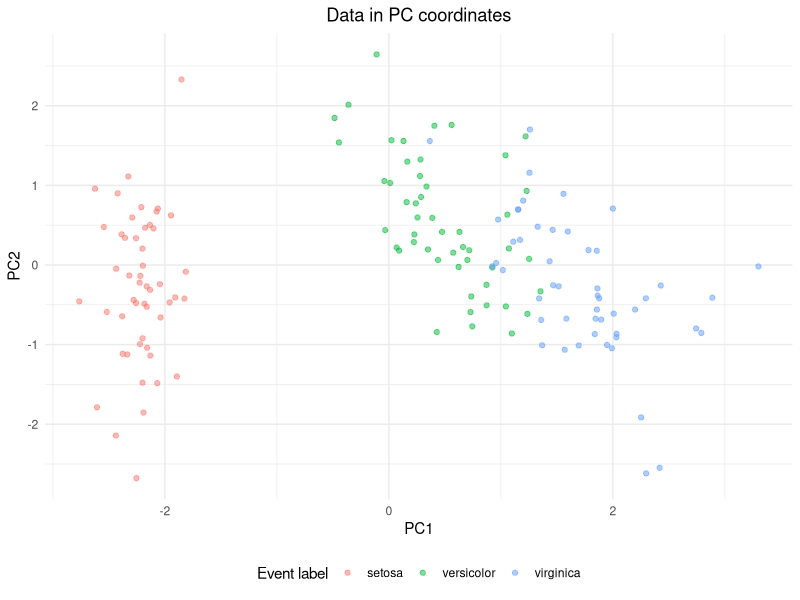
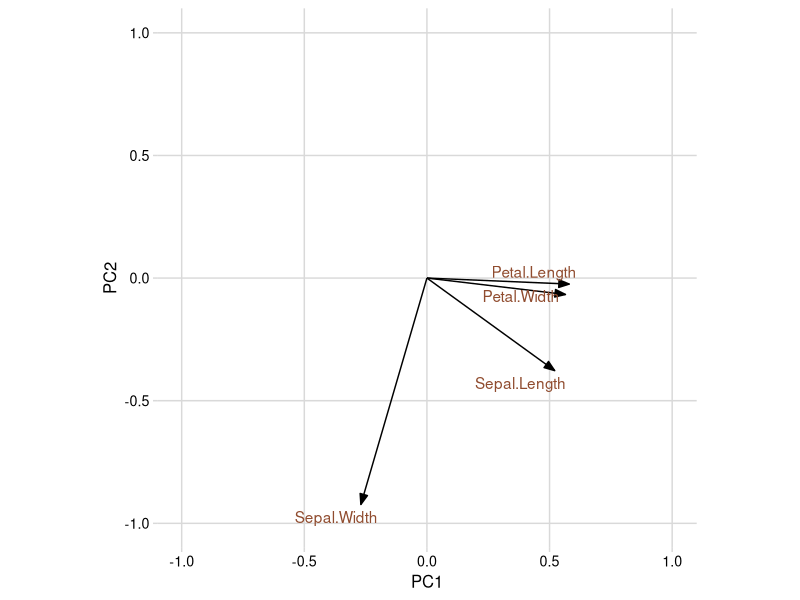
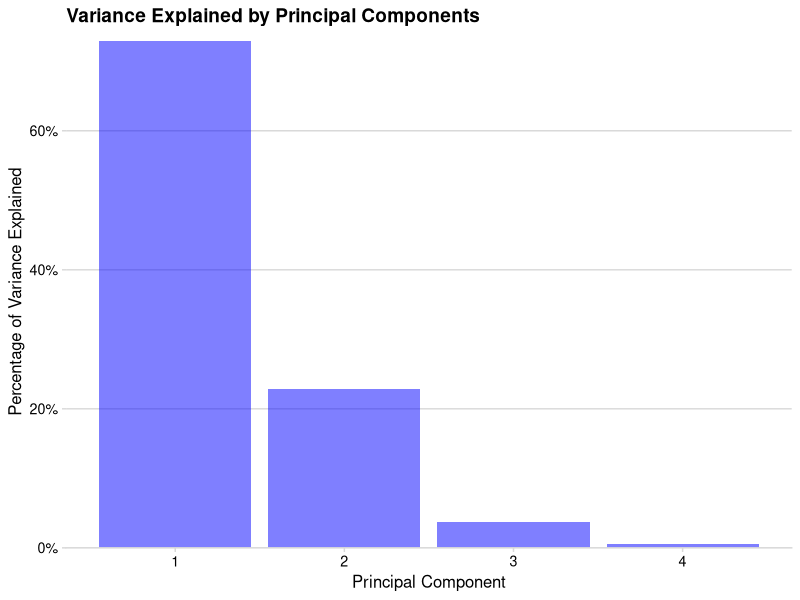

Generate these figures, in order, with R:
## ---- chunk 1
head(iris)
## ---- chunk 2
#| message = FALSE  
library("tidyverse") 
library("broom") 
library("cowplot")
library("ggrepel")
## ---- chunk 3
pca_fit <- iris |>  
  select(where(is.numeric)) |>   
  prcomp(scale = TRUE)
## ---- chunk 4
pca_fit |>    
  augment(iris) |>    
  ggplot(aes(.fittedPC1, .fittedPC2,              
             colour = Species)) +    
  geom_point(alpha = 0.5) +   
  theme_minimal() +   
  theme(legend.position = "bottom",          
        plot.title = element_text(hjust = 0.5)) +   
  labs(x = "PC1", 
       y = "PC2", 
       title = "Data in PC coordinates", 
       colour = "Event label")
## ---- chunk 5
# extract rotation matrix
pca_fit %>%
  tidy(matrix = "rotation")
## ---- chunk 6
# define arrow style for plotting
arrow_style <- arrow(
  angle = 20, ends = "first", type = "closed", length = grid::unit(8, "pt")
)

# plot rotation matrix
pca_fit %>%
  tidy(matrix = "rotation") %>%
  pivot_wider(names_from = "PC", names_prefix = "PC", values_from = "value") %>%
  ggplot(aes(PC1, PC2)) +
  geom_segment(xend = 0, yend = 0, arrow = arrow_style) +
  geom_text_repel(
    aes(label = column),
    hjust = 1, nudge_x = -0.02, 
    color = "#904C2F"
  ) +
  xlim(-1, 1) + ylim(-1, 1) +
  coord_fixed() + # fix aspect ratio to 1:1
  theme_minimal_grid(12)

## ---- chunk 7
# Extract eigenvalues (variance explained by each PC)
pca_fit |> 
  tidy(matrix = 'eigenvalues')
## ---- chunk 8
# create a bar plot to show the percentage of variance
pca_fit |> 
  tidy(matrix = "eigenvalues") |> 
  # Map 'PC' to x-axis and 'percent of variance' to y-axis
  ggplot(aes(PC, percent)) +
  geom_col(fill = "blue", alpha = 0.5) +
  # Format the axis
  scale_x_continuous(breaks = 1:4) +
  scale_y_continuous(
    labels = scales::percent_format(),
    expand = expansion(mult = c(0, 0.01))) +
  # Apply minimal theme with horizontal gridlines
  theme_minimal_hgrid(12) +
  labs(
    title = "Variance Explained by Principal Components",
    x = "Principal Component",
    y = "Percentage of Variance Explained"
)
